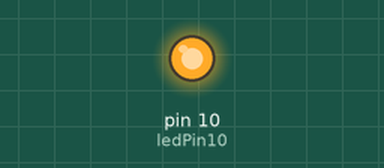
This sketch was run on a simulated Arduino Uno, built with avr-gcc and run on an emulated ATmega328P. Shown: output pins drawn as LEDs (lit = HIGH).

Above: at 1.0 s.
At 3.0 s:
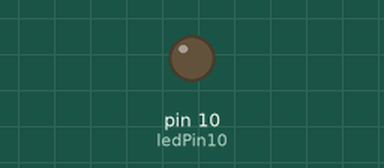
Timing chart, 0 to 5.2 s (numbered marks = the images above):
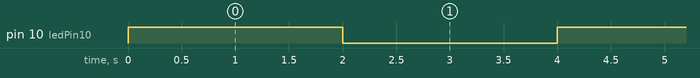

The sketch:

WhateverIWannaGetGoing.ino
```cpp
/*
 Name:		WhateverIWannaGetGoing.ino
 Created:	9/7/2016 11:03:16 AM
 Author:	tmezzie23558
*/
int ledPin10 = 10;
// the setup function runs once when you press reset or power the board
void setup() {
	pinMode(ledPin10, OUTPUT);
}

// the loop function runs over and over again until power down or reset
void loop() {
	digitalWrite(ledPin10, HIGH);
	delay(2000);
	digitalWrite(ledPin10, LOW);
	delay(2000);
}
```

Measured:
- by itself, pin 10 (ledPin10): alternates HIGH for 2.0 s and LOW for 2.0 s
